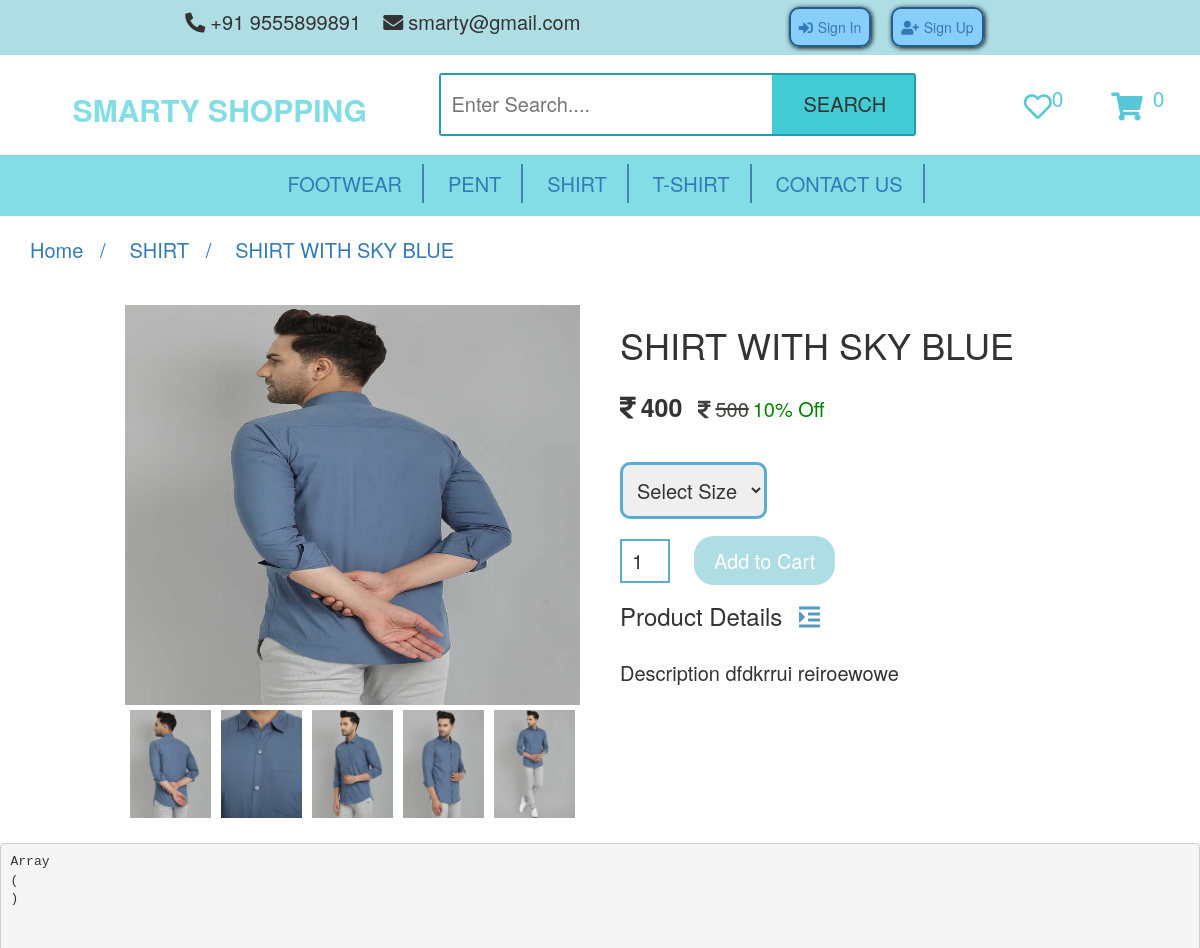
/UserSmartyShopping/Product.php?id=84 (upper part), run on an earlier commit of the app's database.
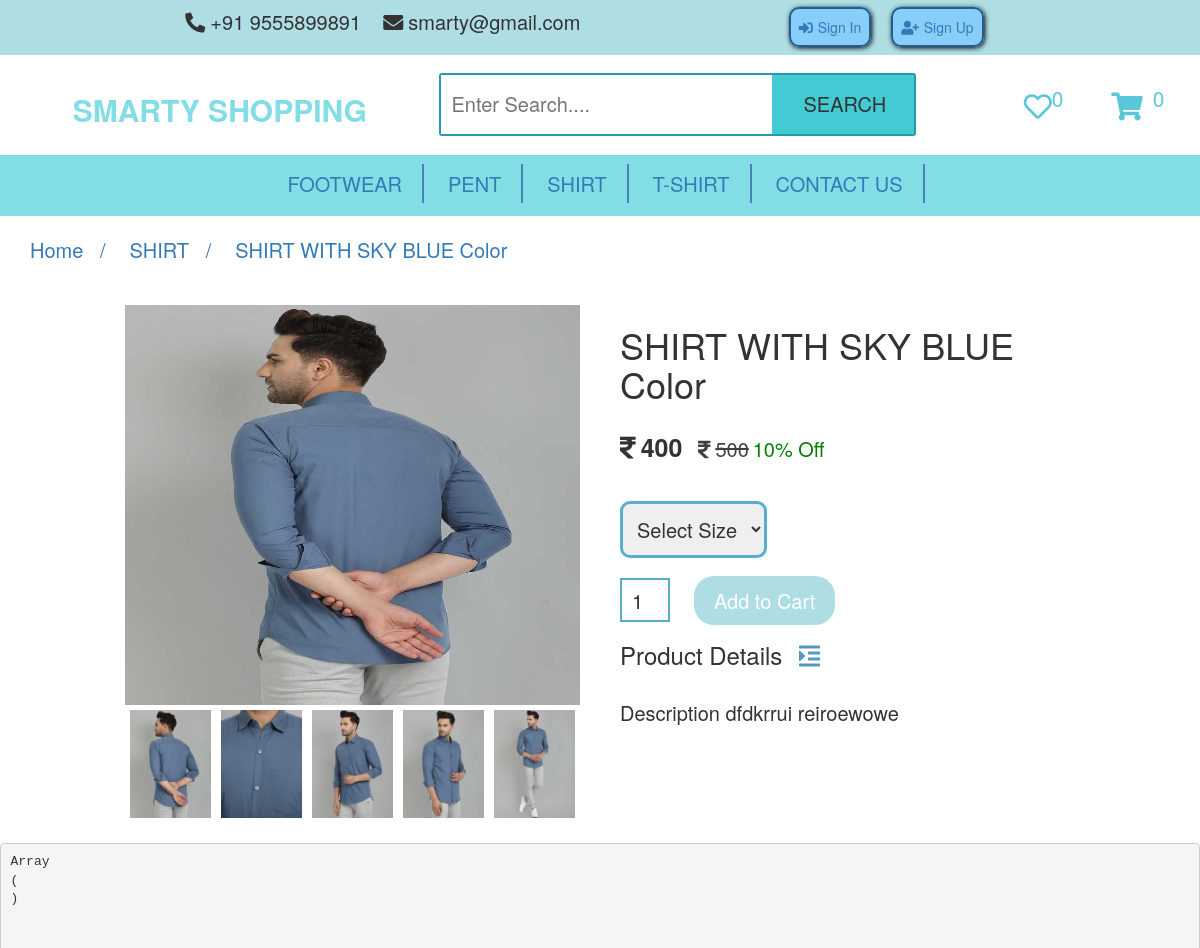
And on a later commit of the database.
### tables this page shows
CREATE TABLE `product` (
  `id` int(11) NOT NULL,
  `categories_id` int(11) NOT NULL,
  `name` varchar(255) NOT NULL,
  `mrp` float NOT NULL,
  `price` float NOT NULL,
  `qty` int(11) NOT NULL,
  `image` varchar(255) NOT NULL,
  `short_desc` varchar(2000) NOT NULL,
  `description` text NOT NULL,
  `meta_title` varchar(2000) NOT NULL,
  `meta_desc` varchar(2000) NOT NULL,
  `meta_keyword` varchar(2000) NOT NULL,
  `status` tinyint(4) NOT NULL
);

CREATE TABLE `categories` (
  `id` int(11) NOT NULL,
  `categories` varchar(255) NOT NULL,
  `status` tinyint(4) NOT NULL
);

### UserSmartyShopping/function_inc.php (called while the page is built, shortened)
<?php
function get_safe_value($con,$str){
    if($str!=''){
        $str=trim($str);
        return mysqli_real_escape_string($con,$str);
    }
}
function get_product($con,$limit='',$cat_id='',$product_id=''){
	$sql="select product.*,categories.categories from product,categories where product.status=1 ";
	if($product_id!=''){
		$sql.=" and product.id=$product_id ";
	}
	$sql.=" and product.categories_id=categories.id ";
	$sql.=" order by product.id desc";
	$res=mysqli_query($con,$sql);
	$data=array();
	while($row=mysqli_fetch_assoc($res)){
		$data[]=$row;
	}
	return $data;
}
?>

### UserSmartyShopping/Product.php (the view, shortened to what this page needs)
<?php
  require('header.php');
  if(isset($_GET['id']) && $_GET['id']!=''){
    $pro_id=get_safe_value($con,$_GET['id']);
      if($pro_id>0){
          $get_single_product=get_product($con,'','',$pro_id);
      }else{
          header('location:index.php');
      }
}else {
  header('location:index.php');
}
?>
<div class="path">
    <a href="index.php">Home &nbsp;&nbsp;/</a>
    <a href="category.php?id=<?php echo $get_single_product[0]['categories_id']?>"><?php echo $get_single_product[0]['categories']?> &nbsp;&nbsp;/</a>
    <a href=""><?php echo $get_single_product[0]['name']?> </a>
</div>
<div class="single-product">
    <div class="row">
        <div class="col-2">
            <?php
                $imgAr=explode(",",$get_single_product[0]['image']);
            ?>
            <img src="<?php echo PRODUCT_IMAGE_SITE_PATH.$imgAr[0];?>" alt="" width="100%" id="ProductImg">
            <div class="small-img-row">
                <?php
                    foreach($imgAr as $key=>$val){
                ?>
                <div class="small-img-col">
                    <img src="<?php echo PRODUCT_IMAGE_SITE_PATH.$val;?>" alt="" class="small-img">
                </div>
                <?php }?>
            </div>
         </div>
        <div class="col-2">
            <h1><?php echo $get_single_product[0]['name']?></h1>
            <div class="price proDetail">
                <h4><i class="fas fa-rupee-sign"></i><?php echo $get_single_product[0]['price']?></h4>&nbsp;&nbsp;&nbsp;
                <h5><del><i class="fas fa-rupee-sign"></i><?php echo $get_single_product[0]['mrp']?></del></h5>
                <h5>10% Off</h5>
            </div>
            <select name="" id="">
                <option value="">Select Size</option>
            </select>
            <input type="number" value="1" name="" id="qty">
            <a class="btn-cart" href="javascript:void(0)" onclick="manage_cart('<?php echo $get_single_product[0]['id']?>','add')"> Add to Cart</a>
            <h3>Product Details <i class="fa fa-indent"></i></h3>
            <br>
            <p><?php echo $get_single_product[0]['description']?></p>
        </div>
    </div>
</div>
<?php
echo "<pre>";
print_r($_SESSION);
?>

What changed in the data, as far as the page shows it:
changed product "Description dfdkrrui reiroewowe": name "SHIRT WITH SKY BLUE" → "SHIRT WITH SKY BLUE Color"
